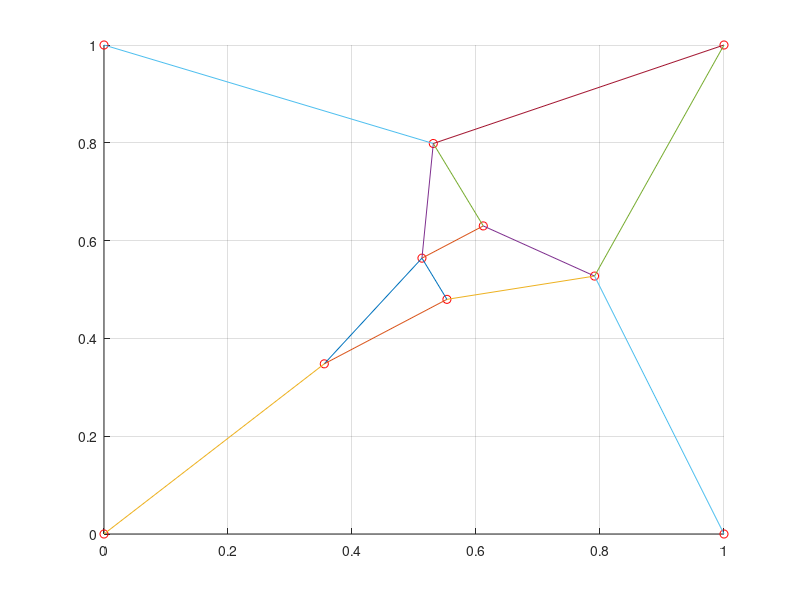

Here is the MATLAB script that generated this plot:
clc;
clear all;
E = [ 1, 3; 1, 4; 1, 7; 2, 3; 2, 5; 2, 8; 2, 9; 3, 4; 3, 5; 4, 6; 5, 6; 6, 9; 6, 10 ];
m = size(E, 1);
n = 10;
B = zeros(n, m);

%Create incidence matrix B
for k = 1:m        
    B(E(k,1), k) = 1;
    B(E(k,2), k) = -1;
end;

%Split the matrix into 2 different parts as in question b
fixed_position = 7:n;
fixed_location = [0,0; 0,1; 1,1; 1,0];
position = 1:6;
B1 = B(position,1:m);
B2 = B(fixed_position,1:m);

%Find the unknown locations
x = -B1'\(B2'*fixed_location);
total_position = [x' fixed_location']

%Plot the data points
scatter(total_position(1,:), total_position(2,:),'r');
hold on;

%Connect all the data points as in E
for i=1:m
    plot([total_position(1,E(i,1)),total_position(1,E(i,2))], [total_position(2,E(i,1)),total_position(2,E(i,2))]);
    hold on;
end
grid on;
